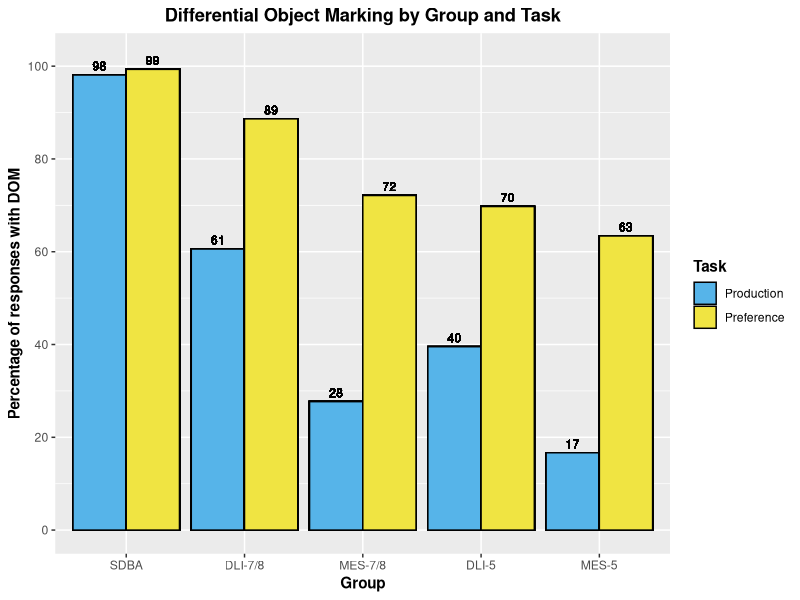

The R source for this figure:
library(tidyverse)


## Production
SDB_EPT <- read_csv("./CSV Files/SDB/SDB DOM EPT.csv") %>% 
  filter(Item %in% c("EPT-02", "EPT-08", "EPT-12", "EPT-14", "EPT-20", "EPT-24", "EPT-26", "EPT-32", "EPT-38", "EPT-42")) %>% 
  mutate(Group = "SDBA",
         Task = "Production")

DLI78_EPT <- read_csv("./CSV Files/DLI-78/DLI-78 DOM EPT.csv") %>% 
  mutate(Group = "DLI-7/8",
         Task = "Production",
         School = "Immersion",
         Age = "7th/8th")

MLS78_EPT <- read_csv("./CSV Files/MLS-78/MLS-78 DOM EPT.csv") %>%
  filter(!School == "GBCS") %>% 
  mutate(Group = "MES-7/8",
         Task = "Production",
         School = "Monolingual",
         Age = "7th/8th")

DLI5_EPT <- read_csv("./CSV Files/DLI-5/DLI-5 DOM EPT.csv") %>% 
  filter(Item %in% c("EPT-02", "EPT-08", "EPT-12", "EPT-14", "EPT-20", "EPT-24", "EPT-26", "EPT-32", "EPT-38", "EPT-42")) %>% 
  mutate(Group = "DLI-5",
         Task = "Production",
         School = "Immersion",
         Age = "5th")

MLS5_EPT <- read_csv("./CSV Files/MLS-5/MLS-5 DOM EPT.csv") %>%
  filter(!School == "GBCS") %>% 
  mutate(Group = "MES-5",
         Task = "Production",
         School = "Monolingual",
         Age = "5th")


# Selection
SDB_FCT <- read_csv("./CSV Files/SDB/SDB DOM FCT.csv") %>% 
  mutate(Group = "SDBA",
         Task = "Preference")

DLI78_FCT <- read_csv("./CSV Files/DLI-78/DLI-78 DOM FCT.csv") %>% 
  mutate(Group = "DLI-7/8",
         Task = "Preference",
         School = "Immersion",
         Age = "7th/8th")

MLS78_FCT <- read_csv("./CSV Files/MLS-78/MLS-78 DOM FCT.csv") %>%
  filter(!School == "GBCS") %>% 
  mutate(Group = "MES-7/8",
         Task = "Preference",
         School = "Monolingual",
         Age = "7th/8th")

DLI5_FCT <- read_csv("./CSV Files/DLI-5/DLI-5 DOM FCT.csv") %>% 
  mutate(Group = "DLI-5",
         Task = "Preference",
         School = "Immersion",
         Age = "5th")

MLS5_FCT <- read_csv("./CSV Files/MLS-5/MLS-5 DOM FCT.csv") %>%
  filter(!School == "GBCS") %>% 
  mutate(Group = "MES-5",
         Task = "Preference",
         School = "Monolingual",
         Age = "5th")


# Generate aggregate levels
## Create individual values
SDB_EPT_Structure <- aggregate(SDB_EPT$DOM_Use, list(SDB_EPT$Structure), FUN = mean, na.rm = TRUE)
SDB_EPT_Structure <- SDB_EPT_Structure %>% rename(Structure_Avg = x)
SDB_EPT_Structure <- left_join(SDB_EPT, SDB_EPT_Structure, by = c("Structure" = "Group.1")) %>%  
  mutate(Structure_Percentage = Structure_Avg * 100)

SDB_FCT_Structure <- aggregate(SDB_FCT$DOM_Use, list(SDB_FCT$Structure), FUN = mean, na.rm = TRUE)
SDB_FCT_Structure <- SDB_FCT_Structure %>% rename(Structure_Avg = x)
SDB_FCT_Structure <- left_join(SDB_FCT, SDB_FCT_Structure, by = c("Structure" = "Group.1")) %>%  
  mutate(Structure_Percentage = Structure_Avg * 100)

DLI78_EPT_Structure <- aggregate(DLI78_EPT$DOM_Use, list(DLI78_EPT$Structure), FUN = mean, na.rm = TRUE)
DLI78_EPT_Structure <- DLI78_EPT_Structure %>% rename(Structure_Avg = x)
DLI78_EPT_Structure <- left_join(DLI78_EPT, DLI78_EPT_Structure, by = c("Structure" = "Group.1")) %>%  
  mutate(Structure_Percentage = Structure_Avg * 100)

DLI78_FCT_Structure <- aggregate(DLI78_FCT$DOM_Use, list(DLI78_FCT$Structure), FUN = mean, na.rm = TRUE)
DLI78_FCT_Structure <- DLI78_FCT_Structure %>% rename(Structure_Avg = x)
DLI78_FCT_Structure <- left_join(DLI78_FCT, DLI78_FCT_Structure, by = c("Structure" = "Group.1")) %>%  
  mutate(Structure_Percentage = Structure_Avg * 100)

MLS78_EPT_Structure <- aggregate(MLS78_EPT$DOM_Use, list(MLS78_EPT$Structure), FUN = mean, na.rm = TRUE)
MLS78_EPT_Structure <- MLS78_EPT_Structure %>% rename(Structure_Avg = x)
MLS78_EPT_Structure <- left_join(MLS78_EPT, MLS78_EPT_Structure, by = c("Structure" = "Group.1")) %>%  
  mutate(Structure_Percentage = Structure_Avg * 100)

MLS78_FCT_Structure <- aggregate(MLS78_FCT$DOM_Use, list(MLS78_FCT$Structure), FUN = mean, na.rm = TRUE)
MLS78_FCT_Structure <- MLS78_FCT_Structure %>% rename(Structure_Avg = x)
MLS78_FCT_Structure <- left_join(MLS78_FCT, MLS78_FCT_Structure, by = c("Structure" = "Group.1")) %>%  
  mutate(Structure_Percentage = Structure_Avg * 100)

DLI5_EPT_Structure <- aggregate(DLI5_EPT$DOM_Use, list(DLI5_EPT$Structure), FUN = mean, na.rm = TRUE)
DLI5_EPT_Structure <- DLI5_EPT_Structure %>% rename(Structure_Avg = x)
DLI5_EPT_Structure <- left_join(DLI5_EPT, DLI5_EPT_Structure, by = c("Structure" = "Group.1")) %>%  
  mutate(Structure_Percentage = Structure_Avg * 100)

DLI5_FCT_Structure <- aggregate(DLI5_FCT$DOM_Use, list(DLI5_FCT$Structure), FUN = mean, na.rm = TRUE)
DLI5_FCT_Structure <- DLI5_FCT_Structure %>% rename(Structure_Avg = x)
DLI5_FCT_Structure <- left_join(DLI5_FCT, DLI5_FCT_Structure, by = c("Structure" = "Group.1")) %>%  
  mutate(Structure_Percentage = Structure_Avg * 100)

MLS5_EPT_Structure <- aggregate(MLS5_EPT$DOM_Use, list(MLS5_EPT$Structure), FUN = mean, na.rm = TRUE)
MLS5_EPT_Structure <- MLS5_EPT_Structure %>% rename(Structure_Avg = x)
MLS5_EPT_Structure <- left_join(MLS5_EPT, MLS5_EPT_Structure, by = c("Structure" = "Group.1")) %>%  
  mutate(Structure_Percentage = Structure_Avg * 100)

MLS5_FCT_Structure <- aggregate(MLS5_FCT$DOM_Use, list(MLS5_FCT$Structure), FUN = mean, na.rm = TRUE)
MLS5_FCT_Structure <- MLS5_FCT_Structure %>% rename(Structure_Avg = x)
MLS5_FCT_Structure <- left_join(MLS5_FCT, MLS5_FCT_Structure, by = c("Structure" = "Group.1")) %>%  
  mutate(Structure_Percentage = Structure_Avg * 100)


## Rejoin datasets
EPT <- rbind(SDB_EPT_Structure, DLI78_EPT_Structure, MLS78_EPT_Structure, DLI5_EPT_Structure, MLS5_EPT_Structure)
FCT <- rbind(SDB_FCT_Structure, DLI78_FCT_Structure, MLS78_FCT_Structure, DLI5_FCT_Structure, MLS5_FCT_Structure)

Aggregate <- rbind(EPT, FCT)
Aggregate$Group <- factor(Aggregate$Group, levels = c("SDBA", "DLI-7/8", "MES-7/8", "DLI-5", "MES-5"))
Aggregate$Task <- factor(Aggregate$Task, levels = c("Production", "Preference"))


# Generate bar graph
Aggregate %>% 
  ggplot(aes(x = Group, y = Structure_Percentage, fill = Task)) + 
  geom_bar(position = "dodge", color = "black", stat = "identity") +
  scale_y_continuous(breaks = seq (0, 100, 20),
                     limits = c(0, 102)) +
  geom_text(aes(label = round(Structure_Percentage)),
            position = position_dodge(width = .9),
            vjust = -0.5,
            size = 3) +
  scale_fill_manual(values = c("#56B4E9", "#F0E442")) +
  labs(x = "Group", y = "Percentage of responses with DOM", fill = "Task", title = "Differential Object Marking by Group and Task") +
  theme(axis.title = element_text(face = "bold"),
        plot.title = element_text(hjust = 0.5, face = "bold"),
        legend.title = element_text(face = "bold"),
        strip.text.x = element_text(face = "bold"))
